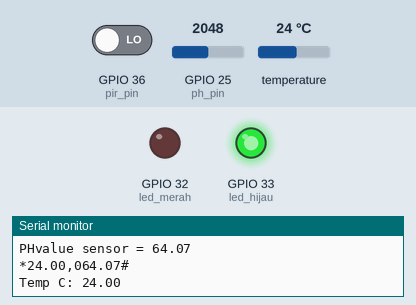
Recording of a sketch running on a simulated ESP32. Shown: output pins drawn as LEDs (lit = HIGH), the last lines printed to the serial monitor. The inputs (shaded band) are chosen by the test bench; at power-on: GPIO 36 (pir_pin) LOW, GPIO 25 (ph_pin) = 2048, temperature 24 °C. No radio packets arrive unless stated.

Above: at 1.2 s.
1.3 s: GPIO 36 (pir_pin) driven HIGH
At 2.3 s:
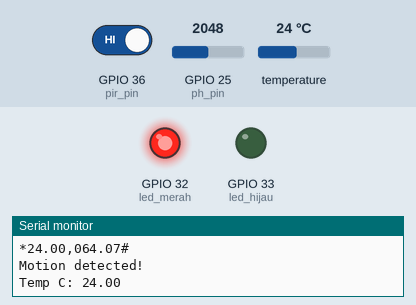
3.4 s: GPIO 36 (pir_pin) driven LOW
At 5.2 s:
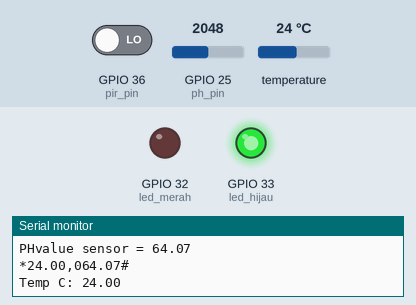
Timing chart, 0 to 6.7 s (numbered marks = the images above; inputs shaded):
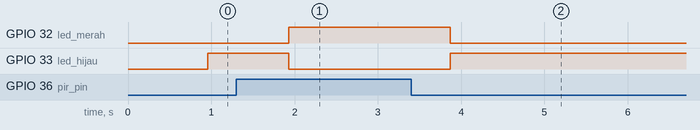

Measured:
- after the input at 1.3 s, GPIO 32 (led_merah): LOW → HIGH after 0.63 s; GPIO 33 (led_hijau): HIGH → LOW after 0.63 s
- after the input at 3.4 s, GPIO 32 (led_merah): HIGH → LOW after 0.47 s; GPIO 33 (led_hijau): LOW → HIGH after 0.47 s

The sketch:

Pengirim.ino
```cpp
#include <SPI.h>
#include <LoRa.h>
#include <OneWire.h>
#include <DallasTemperature.h>

#define led_merah 32
#define led_hijau 33

char buff[40]; // variabel penampung untuk mengirim
/*
    LoRa Communation sender
    declarate pin use
*/
//define the pins used by the transceiver module
#define ss 5      // pin SS
#define rst 14    // pin reset
#define dio0 2    // pin di02

// tempC for temperature ds18b20
float tempC;
float phValue;

// use for dummy sender using lora
//float phvalue = 7.1;
//float tempe = 29;

void LoRa_sender() {
  while (!Serial);
  Serial.println("LoRa Sender");
  //setup LoRa transceiver module
  LoRa.setPins(ss, rst, dio0);
  //replace the LoRa.begin(---E-) argument with your location's frequency
  //433E6 for Asia
  //866E6 for Europe
  //915E6 for North America
  while (!LoRa.begin(433E6)) {
    Serial.println(".");
    delay(500);
  }
  // Change sync word (0xF3) to match the receiver
  // The sync word assures you don't get LoRa messages from other LoRa transceivers
  // ranges from 0-0xFF
  LoRa.setSyncWord(0xBA);
  Serial.println("LoRa Initializing OK!");
}

/*
    PIR sensor inisialisasi
    Use pin
    +5V
    GND
    36
*/
// Data wire is plugged into pin
#define pir_pin 36 // PIR pin connected to GPIO 36 VP
int pirState = LOW;             // we start, assuming no motion detected
int val = 0;                    // variable for reading the pin status


/*
    PH Sensor inisialisasi
    Using pin
    +5V
    GND board
    GND Ph meter
    Po
*/
#define ph_pin 25// PH pin connected to GPIOO 26
float calibration = 121.07 ; //change this value to calibrate
int sensorValue = 0;
unsigned long int avgValue;
float b;
int buf[10], temp;

/* DS18B20 Sensor inisialisasi */
// Data wire is plugged into pin 27
#define ONE_WIRE_BUS 27

// Setup a oneWire instance to communicate with any OneWire devices (not just Maxim/Dallas temperature ICs)
OneWire oneWire(ONE_WIRE_BUS);

// Pass our oneWire reference to Dallas Temperature.
DallasTemperature sensors(&oneWire);

// arrays to hold device address
DeviceAddress insideThermometer;

void insiasi_ds18b20() {
  Serial.println("Dallas Temperature IC Control Library Demo");

  // locate devices on the bus
  Serial.print("Locating devices...");
  sensors.begin();
  Serial.print("Found ");
  Serial.print(sensors.getDeviceCount(), DEC);
  Serial.println(" devices.");

  // report parasite power requirements
  Serial.print("Parasite power is: ");
  if (sensors.isParasitePowerMode()) Serial.println("ON");
  else Serial.println("OFF");

  // Method
  // Search for devices on the bus and assign based on an index. Ideally,
  // you would do this to initially discover addresses on the bus and then
  // use those addresses and manually assign them (see above) once you know
  // the devices on your bus (and assuming they don't change).
  if (!sensors.getAddress(insideThermometer, 0)) Serial.println("Unable to find address for Device 0");
  // show the addresses we found on the bus
  Serial.print("Device 0 Address: ");
  printAddress(insideThermometer);
  Serial.println();

  // set the resolution to 9 bit (Each Dallas/Maxim device is capable of several different resolutions)
  sensors.setResolution(insideThermometer, 9);

  Serial.print("Device 0 Resolution: ");
  Serial.print(sensors.getResolution(insideThermometer), DEC);
  Serial.println();
}

void setup() {
  //initialize Serial Monitor
  Serial.begin(115200);
  Serial.println(" DIYA ");
  // void lora tx
  LoRa_sender();

  // declare sensor as input
  pinMode(pir_pin, INPUT);
  pinMode(led_merah, OUTPUT);
  pinMode(led_hijau, OUTPUT);

  // void setup ds18b20
  insiasi_ds18b20();
}

void loop() {
    ds18b20_sensor();
    ph_sensor();

    Serial.print("*");Serial.print(tempC); Serial.print(",");Serial.print("0");Serial.print(phValue);Serial.println("#");

  // LoRa Send to received
  LoRa.beginPacket();
  LoRa.print("*");
  LoRa.print(tempC); // tempe is parameter for debug
  LoRa.print(",");
  pir_sensor();
  LoRa.print(",");
  LoRa.print(phValue); //phvalue is parameter for debug
  LoRa.print("#");
  LoRa.endPacket();
  //  delay(5000);
}

void pir_sensor() {
  val = digitalRead(pir_pin);  // read input value
  if (val == HIGH) {            // check if the input is HIGH
    digitalWrite(led_hijau, LOW);
    digitalWrite(led_merah, HIGH);
    if (pirState == LOW) {
      // we have just turned on
      Serial.println("Motion detected!");
      //      LoRa.print(1);
      //      LoRa.print("Motion Detected!");
      // We only want to print on the output change, not state
      pirState = HIGH;
    }
    LoRa.print(1);
  } else {
    digitalWrite(led_merah, LOW);
    digitalWrite(led_hijau, HIGH);
    if (pirState == HIGH) {
      // we have just turned of
      Serial.println("Motion ended!");
      //      LoRa.print(0);
      //      LoRa.print("Motion ended!");
      // We only want to print on the output change, not state
      pirState = LOW;
    }
    LoRa.print(0);
  }
}

void ph_sensor() {
  for (int i = 0; i < 10; i++)
  {
    buf[i] = analogRead(ph_pin);
    delay(30);
  }
  for (int i = 0; i < 9; i++)
  {
    for (int j = i + 1; j < 10; j++)
    {
      if (buf[i] > buf[j])
      {
        temp = buf[i];
        buf[i] = buf[j];
        buf[j] = temp;
      }
    }
  }
  avgValue = 0;
  for (int i = 2; i < 8; i++)
    avgValue += buf[i];
  float pHVol = (float)avgValue * 5.0 / 1024 / 6;
  phValue = -5.70 * pHVol + calibration;
  Serial.print("PHvalue "); Serial.print("sensor = ");
  Serial.println(phValue);

  delay(500);
}


// function to print the temperature for a device
void printTemperature(DeviceAddress deviceAddress)
{
  // method - faster
  tempC = sensors.getTempC(deviceAddress);
  Serial.print("Temp C: ");
  Serial.println(tempC);
  //  Serial.print(" Temp F: ");
  //  Serial.println(DallasTemperature::toFahrenheit(tempC)); // Converts tempC to Fahrenheit
}

void ds18b20_sensor() {
  // call sensors.requestTemperatures() to issue a global temperature
  // request to all devices on the bus
  //  Serial.print("Requesting temperatures...");
  sensors.requestTemperatures(); // Send the command to get temperatures
  //  Serial.println("DONE");

  // It responds almost immediately. Let's print out the data
  printTemperature(insideThermometer); // Use a simple function to print out the data
}

// function to print a device address
void printAddress(DeviceAddress deviceAddress) {
  for (uint8_t i = 0; i < 8; i++)
  {
    if (deviceAddress[i] < 16) Serial.print("0");
    Serial.print(deviceAddress[i], HEX);
  }
}
```
